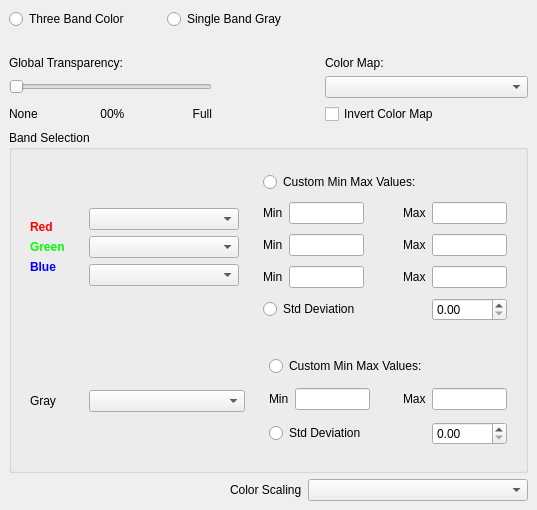
     <widget class="QWidget" name="tabPageSymbology" >
      <attribute name="title" >
       <string>Symbology</string>
      </attribute>
      <layout class="QGridLayout" >
       <property name="margin" >
        <number>9</number>
       </property>
       <property name="spacing" >
        <number>6</number>
       </property>
       <item row="6" column="0" colspan="3" >
        <layout class="QHBoxLayout" >
         <property name="margin" >
          <number>0</number>
         </property>
         <property name="spacing" >
          <number>6</number>
         </property>
         <item>
          <spacer>
           <property name="orientation" >
            <enum>Qt::Horizontal</enum>
           </property>
           <property name="sizeHint" >
            <size>
             <width>40</width>
             <height>20</height>
            </size>
           </property>
          </spacer>
         </item>
         <item>
          <widget class="QLabel" name="textLabel2_6_3" >
           <property name="sizePolicy" >
            <sizepolicy>
             <hsizetype>1</hsizetype>
             <vsizetype>0</vsizetype>
             <horstretch>0</horstretch>
             <verstretch>0</verstretch>
            </sizepolicy>
           </property>
           <property name="layoutDirection" >
            <enum>Qt::LeftToRight</enum>
           </property>
           <property name="text" >
            <string>Color Scaling</string>
           </property>
          </widget>
         </item>
         <item>
          <widget class="QComboBox" name="cboxColorScalingAlgorithm" >
           <property name="sizePolicy" >
            <sizepolicy>
             <hsizetype>7</hsizetype>
             <vsizetype>0</vsizetype>
             <horstretch>0</horstretch>
             <verstretch>0</verstretch>
            </sizepolicy>
           </property>
          </widget>
         </item>
        </layout>
       </item>
       <item row="3" column="0" >
        <widget class="QSlider" name="sliderTransparency" >
         <property name="sizePolicy" >
          <sizepolicy>
           <hsizetype>3</hsizetype>
           <vsizetype>3</vsizetype>
           <horstretch>0</horstretch>
           <verstretch>0</verstretch>
          </sizepolicy>
         </property>
         <property name="maximum" >
          <number>255</number>
         </property>
         <property name="orientation" >
          <enum>Qt::Horizontal</enum>
         </property>
         <property name="tickInterval" >
          <number>25</number>
         </property>
        </widget>
       </item>
       <item row="3" column="2" >
        <widget class="QComboBox" name="cboxColorMap" >
         <property name="sizePolicy" >
          <sizepolicy>
           <hsizetype>7</hsizetype>
           <vsizetype>0</vsizetype>
           <horstretch>0</horstretch>
           <verstretch>0</verstretch>
          </sizepolicy>
         </property>
         <property name="minimumSize" >
          <size>
           <width>150</width>
           <height>0</height>
          </size>
         </property>
        </widget>
       </item>
       <item row="5" column="0" colspan="3" >
        <widget class="QGroupBox" name="groupBox_2" >
         <property name="title" >
          <string>Band Selection</string>
         </property>
         <layout class="QGridLayout" >
          <property name="margin" >
           <number>9</number>
          </property>
          <property name="spacing" >
           <number>6</number>
          </property>
          <item row="1" column="3" >
           <widget class="QFrame" name="frameSingleBandValues" >
            <property name="frameShape" >
             <enum>QFrame::NoFrame</enum>
            </property>
            <property name="frameShadow" >
             <enum>QFrame::Plain</enum>
            </property>
            <layout class="QGridLayout" >
             <property name="margin" >
              <number>9</number>
             </property>
             <property name="spacing" >
              <number>6</number>
             </property>
             <item row="1" column="1" >
              <widget class="QLineEdit" name="leGrayMin" >
               <property name="sizePolicy" >
                <sizepolicy>
                 <hsizetype>1</hsizetype>
                 <vsizetype>0</vsizetype>
                 <horstretch>0</horstretch>
                 <verstretch>0</verstretch>
                </sizepolicy>
               </property>
               <property name="maximumSize" >
                <size>
                 <width>75</width>
                 <height>16777215</height>
                </size>
               </property>
               <property name="baseSize" >
                <size>
                 <width>0</width>
                 <height>0</height>
                </size>
               </property>
               <property name="maxLength" >
                <number>16</number>
               </property>
              </widget>
             </item>
             <item row="1" column="0" >
              <widget class="QLabel" name="lblGrayMin" >
               <property name="sizePolicy" >
                <sizepolicy>
                 <hsizetype>5</hsizetype>
                 <vsizetype>5</vsizetype>
                 <horstretch>0</horstretch>
                 <verstretch>0</verstretch>
                </sizepolicy>
               </property>
               <property name="text" >
                <string>Min</string>
               </property>
              </widget>
             </item>
             <item row="2" column="4" >
              <widget class="QDoubleSpinBox" name="sboxSingleBandStdDev" >
               <property name="maximum" >
                <double>10.000000000000000</double>
               </property>
               <property name="singleStep" >
                <double>0.100000000000000</double>
               </property>
               <property name="value" >
                <double>0.000000000000000</double>
               </property>
              </widget>
             </item>
             <item row="2" column="0" colspan="2" >
              <widget class="QRadioButton" name="rbtnSingleBandStdDev" >
               <property name="text" >
                <string>Std Deviation</string>
               </property>
              </widget>
             </item>
             <item row="2" column="2" colspan="2" >
              <spacer>
               <property name="orientation" >
                <enum>Qt::Horizontal</enum>
               </property>
               <property name="sizeHint" >
                <size>
                 <width>40</width>
                 <height>20</height>
                </size>
               </property>
              </spacer>
             </item>
             <item row="0" column="0" colspan="5" >
              <widget class="QRadioButton" name="rbtnSingleBandMinMax" >
               <property name="text" >
                <string>Custom Min Max Values:</string>
               </property>
              </widget>
             </item>
             <item row="1" column="2" >
              <spacer>
               <property name="orientation" >
                <enum>Qt::Horizontal</enum>
               </property>
               <property name="sizeHint" >
                <size>
                 <width>21</width>
                 <height>20</height>
                </size>
               </property>
              </spacer>
             </item>
             <item row="1" column="4" >
              <widget class="QLineEdit" name="leGrayMax" >
               <property name="sizePolicy" >
                <sizepolicy>
                 <hsizetype>1</hsizetype>
                 <vsizetype>0</vsizetype>
                 <horstretch>0</horstretch>
                 <verstretch>0</verstretch>
                </sizepolicy>
               </property>
               <property name="maximumSize" >
                <size>
                 <width>75</width>
                 <height>16777215</height>
                </size>
               </property>
               <property name="baseSize" >
                <size>
                 <width>0</width>
                 <height>0</height>
                </size>
               </property>
               <property name="maxLength" >
                <number>16</number>
               </property>
              </widget>
             </item>
             <item row="1" column="3" >
              <widget class="QLabel" name="lblGrayMax" >
               <property name="sizePolicy" >
                <sizepolicy>
                 <hsizetype>5</hsizetype>
                 <vsizetype>5</vsizetype>
                 <horstretch>0</horstretch>
                 <verstretch>0</verstretch>
                </sizepolicy>
               </property>
               <property name="text" >
                <string>Max</string>
               </property>
              </widget>
             </item>
            </layout>
           </widget>
          </item>
          <item row="1" column="1" colspan="2" >
           <widget class="QFrame" name="frameSingleBandBands" >
            <property name="frameShape" >
             <enum>QFrame::NoFrame</enum>
            </property>
            <property name="frameShadow" >
             <enum>QFrame::Plain</enum>
            </property>
            <layout class="QVBoxLayout" >
             <property name="margin" >
              <number>9</number>
             </property>
             <property name="spacing" >
              <number>6</number>
             </property>
             <item>
              <spacer>
               <property name="orientation" >
                <enum>Qt::Vertical</enum>
               </property>
               <property name="sizeType" >
                <enum>QSizePolicy::Expanding</enum>
               </property>
               <property name="sizeHint" >
                <size>
                 <width>20</width>
                 <height>40</height>
                </size>
               </property>
              </spacer>
             </item>
             <item>
              <widget class="QComboBox" name="cboGray" >
               <property name="sizePolicy" >
                <sizepolicy>
                 <hsizetype>7</hsizetype>
                 <vsizetype>0</vsizetype>
                 <horstretch>0</horstretch>
                 <verstretch>0</verstretch>
                </sizepolicy>
               </property>
               <property name="minimumSize" >
                <size>
                 <width>150</width>
                 <height>0</height>
                </size>
               </property>
              </widget>
             </item>
             <item>
              <spacer>
               <property name="orientation" >
                <enum>Qt::Vertical</enum>
               </property>
               <property name="sizeHint" >
                <size>
                 <width>20</width>
                 <height>40</height>
                </size>
               </property>
              </spacer>
             </item>
            </layout>
           </widget>
          </item>
          <item row="0" column="2" colspan="2" >
           <widget class="QFrame" name="frameThreeBandValues" >
            <property name="frameShape" >
             <enum>QFrame::NoFrame</enum>
            </property>
            <property name="frameShadow" >
             <enum>QFrame::Plain</enum>
            </property>
            <layout class="QGridLayout" >
             <property name="margin" >
              <number>9</number>
             </property>
             <property name="spacing" >
              <number>6</number>
             </property>
             <item row="3" column="0" >
              <widget class="QLabel" name="lblBlueMin" >
               <property name="sizePolicy" >
                <sizepolicy>
                 <hsizetype>5</hsizetype>
                 <vsizetype>5</vsizetype>
                 <horstretch>0</horstretch>
                 <verstretch>0</verstretch>
                </sizepolicy>
               </property>
               <property name="text" >
                <string>Min</string>
               </property>
              </widget>
             </item>
             <item row="3" column="1" >
              <widget class="QLineEdit" name="leBlueMin" >
               <property name="sizePolicy" >
                <sizepolicy>
                 <hsizetype>1</hsizetype>
                 <vsizetype>0</vsizetype>
                 <horstretch>0</horstretch>
                 <verstretch>0</verstretch>
                </sizepolicy>
               </property>
               <property name="maximumSize" >
                <size>
                 <width>75</width>
                 <height>16777215</height>
                </size>
               </property>
               <property name="baseSize" >
                <size>
                 <width>0</width>
                 <height>0</height>
                </size>
               </property>
               <property name="maxLength" >
                <number>16</number>
               </property>
              </widget>
             </item>
             <item row="2" column="4" >
              <widget class="QLineEdit" name="leGreenMax" >
               <property name="sizePolicy" >
                <sizepolicy>
                 <hsizetype>1</hsizetype>
                 <vsizetype>0</vsizetype>
                 <horstretch>0</horstretch>
                 <verstretch>0</verstretch>
                </sizepolicy>
               </property>
               <property name="maximumSize" >
                <size>
                 <width>75</width>
                 <height>16777215</height>
                </size>
               </property>
               <property name="baseSize" >
                <size>
                 <width>0</width>
                 <height>0</height>
                </size>
               </property>
               <property name="maxLength" >
                <number>16</number>
               </property>
              </widget>
             </item>
             <item row="2" column="0" >
              <widget class="QLabel" name="lblGreenMin" >
               <property name="sizePolicy" >
                <sizepolicy>
                 <hsizetype>5</hsizetype>
                 <vsizetype>5</vsizetype>
                 <horstretch>0</horstretch>
                 <verstretch>0</verstretch>
                </sizepolicy>
               </property>
               <property name="text" >
                <string>Min</string>
               </property>
              </widget>
             </item>
             <item row="0" column="0" colspan="5" >
              <widget class="QRadioButton" name="rbtnThreeBandMinMax" >
               <property name="text" >
                <string>Custom Min Max Values:</string>
               </property>
              </widget>
             </item>
             <item row="4" column="2" colspan="2" >
              <spacer>
               <property name="orientation" >
                <enum>Qt::Horizontal</enum>
               </property>
               <property name="sizeHint" >
                <size>
                 <width>40</width>
                 <height>20</height>
                </size>
               </property>
              </spacer>
             </item>
             <item row="2" column="2" >
              <spacer>
               <property name="orientation" >
                <enum>Qt::Horizontal</enum>
               </property>
               <property name="sizeHint" >
                <size>
                 <width>21</width>
                 <height>20</height>
                </size>
               </property>
              </spacer>
             </item>
             <item row="1" column="3" >
              <widget class="QLabel" name="lblRedMax" >
               <property name="sizePolicy" >
                <sizepolicy>
                 <hsizetype>5</hsizetype>
                 <vsizetype>5</vsizetype>
                 <horstretch>0</horstretch>
                 <verstretch>0</verstretch>
                </sizepolicy>
               </property>
               <property name="text" >
                <string>Max</string>
               </property>
              </widget>
             </item>
             <item row="1" column="2" >
              <spacer>
               <property name="orientation" >
                <enum>Qt::Horizontal</enum>
               </property>
               <property name="sizeHint" >
                <size>
                 <width>21</width>
                 <height>20</height>
                </size>
               </property>
              </spacer>
             </item>
             <item row="3" column="2" >
              <spacer>
               <property name="orientation" >
                <enum>Qt::Horizontal</enum>
               </property>
               <property name="sizeHint" >
                <size>
                 <width>21</width>
                 <height>20</height>
                </size>
               </property>
              </spacer>
             </item>
             <item row="4" column="0" colspan="2" >
              <widget class="QRadioButton" name="rbtnThreeBandStdDev" >
               <property name="text" >
                <string>Std Deviation</string>
               </property>
              </widget>
             </item>
             <item row="3" column="3" >
              <widget class="QLabel" name="lblBlueMax" >
               <property name="sizePolicy" >
                <sizepolicy>
                 <hsizetype>5</hsizetype>
                 <vsizetype>5</vsizetype>
                 <horstretch>0</horstretch>
                 <verstretch>0</verstretch>
                </sizepolicy>
               </property>
               <property name="text" >
                <string>Max</string>
               </property>
              </widget>
             </item>
             <item row="4" column="4" >
              <widget class="QDoubleSpinBox" name="sboxThreeBandStdDev" >
               <property name="maximum" >
                <double>10.000000000000000</double>
               </property>
               <property name="singleStep" >
                <double>0.100000000000000</double>
               </property>
               <property name="value" >
                <double>0.000000000000000</double>
               </property>
              </widget>
             </item>
             <item row="2" column="3" >
              <widget class="QLabel" name="lblGreenMax" >
               <property name="sizePolicy" >
                <sizepolicy>
                 <hsizetype>5</hsizetype>
                 <vsizetype>5</vsizetype>
                 <horstretch>0</horstretch>
                 <verstretch>0</verstretch>
                </sizepolicy>
               </property>
               <property name="text" >
                <string>Max</string>
               </property>
              </widget>
             </item>
             <item row="2" column="1" >
              <widget class="QLineEdit" name="leGreenMin" >
               <property name="sizePolicy" >
                <sizepolicy>
                 <hsizetype>1</hsizetype>
                 <vsizetype>0</vsizetype>
                 <horstretch>0</horstretch>
                 <verstretch>0</verstretch>
                </sizepolicy>
               </property>
               <property name="maximumSize" >
                <size>
                 <width>75</width>
                 <height>16777215</height>
                </size>
               </property>
               <property name="baseSize" >
                <size>
                 <width>0</width>
                 <height>0</height>
                </size>
               </property>
               <property name="maxLength" >
                <number>16</number>
               </property>
              </widget>
             </item>
             <item row="1" column="1" >
              <widget class="QLineEdit" name="leRedMin" >
               <property name="sizePolicy" >
                <sizepolicy>
                 <hsizetype>1</hsizetype>
                 <vsizetype>0</vsizetype>
                 <horstretch>0</horstretch>
                 <verstretch>0</verstretch>
                </sizepolicy>
               </property>
               <property name="maximumSize" >
                <size>
                 <width>75</width>
                 <height>16777215</height>
                </size>
               </property>
               <property name="baseSize" >
                <size>
                 <width>0</width>
                 <height>0</height>
                </size>
               </property>
               <property name="maxLength" >
                <number>16</number>
               </property>
              </widget>
             </item>
             <item row="3" column="4" >
              <widget class="QLineEdit" name="leBlueMax" >
               <property name="sizePolicy" >
                <sizepolicy>
                 <hsizetype>1</hsizetype>
                 <vsizetype>0</vsizetype>
                 <horstretch>0</horstretch>
                 <verstretch>0</verstretch>
                </sizepolicy>
               </property>
               <property name="maximumSize" >
                <size>
                 <width>75</width>
                 <height>16777215</height>
                </size>
               </property>
               <property name="baseSize" >
                <size>
                 <width>0</width>
                 <height>0</height>
                </size>
               </property>
               <property name="maxLength" >
                <number>16</number>
               </property>
              </widget>
             </item>
             <item row="1" column="0" >
              <widget class="QLabel" name="lblRedMin" >
               <property name="sizePolicy" >
                <sizepolicy>
                 <hsizetype>5</hsizetype>
                 <vsizetype>5</vsizetype>
                 <horstretch>0</horstretch>
                 <verstretch>0</verstretch>
                </sizepolicy>
               </property>
               <property name="text" >
                <string>Min</string>
               </property>
              </widget>
             </item>
             <item row="1" column="4" >
              <widget class="QLineEdit" name="leRedMax" >
               <property name="sizePolicy" >
                <sizepolicy>
                 <hsizetype>1</hsizetype>
                 <vsizetype>0</vsizetype>
                 <horstretch>0</horstretch>
                 <verstretch>0</verstretch>
                </sizepolicy>
               </property>
               <property name="maximumSize" >
                <size>
                 <width>75</width>
                 <height>16777215</height>
                </size>
               </property>
               <property name="baseSize" >
                <size>
                 <width>0</width>
                 <height>0</height>
                </size>
               </property>
               <property name="maxLength" >
                <number>16</number>
               </property>
              </widget>
             </item>
            </layout>
           </widget>
          </item>
          <item row="0" column="0" >
           <widget class="QFrame" name="frameThreeBandLabels" >
            <property name="frameShape" >
             <enum>QFrame::NoFrame</enum>
            </property>
            <property name="frameShadow" >
             <enum>QFrame::Plain</enum>
            </property>
            <layout class="QVBoxLayout" >
             <property name="margin" >
              <number>9</number>
             </property>
             <property name="spacing" >
              <number>6</number>
             </property>
             <item>
              <spacer>
               <property name="orientation" >
                <enum>Qt::Vertical</enum>
               </property>
               <property name="sizeType" >
                <enum>QSizePolicy::Expanding</enum>
               </property>
               <property name="sizeHint" >
                <size>
                 <width>20</width>
                 <height>40</height>
                </size>
               </property>
              </spacer>
             </item>
             <item>
              <widget class="QLabel" name="lblRed" >
               <property name="text" >
                <string>&lt;b>&lt;font color="#ff0000">Red&lt;/font>&lt;/b></string>
               </property>
               <property name="buddy" >
                <cstring>cboRed</cstring>
               </property>
              </widget>
             </item>
             <item>
              <widget class="QLabel" name="lblGreen" >
               <property name="text" >
                <string>&lt;b>&lt;font color="#00ff00">Green&lt;/font>&lt;/b></string>
               </property>
               <property name="buddy" >
                <cstring>cboGreen</cstring>
               </property>
              </widget>
             </item>
             <item>
              <widget class="QLabel" name="lblBlue" >
               <property name="text" >
                <string>&lt;b>&lt;font color="#0000ff">Blue&lt;/font>&lt;/b></string>
               </property>
               <property name="buddy" >
                <cstring>cboBlue</cstring>
               </property>
              </widget>
             </item>
             <item>
              <spacer>
               <property name="orientation" >
                <enum>Qt::Vertical</enum>
               </property>
               <property name="sizeHint" >
                <size>
                 <width>20</width>
                 <height>40</height>
                </size>
               </property>
              </spacer>
             </item>
            </layout>
           </widget>
          </item>
          <item row="0" column="1" >
           <widget class="QFrame" name="frameThreeBandBands" >
            <property name="frameShape" >
             <enum>QFrame::NoFrame</enum>
            </property>
            <property name="frameShadow" >
             <enum>QFrame::Plain</enum>
            </property>
            <layout class="QVBoxLayout" >
             <property name="margin" >
              <number>9</number>
             </property>
             <property name="spacing" >
              <number>6</number>
             </property>
             <item>
              <spacer>
               <property name="orientation" >
                <enum>Qt::Vertical</enum>
               </property>
               <property name="sizeType" >
                <enum>QSizePolicy::Expanding</enum>
               </property>
               <property name="sizeHint" >
                <size>
                 <width>20</width>
                 <height>40</height>
                </size>
               </property>
              </spacer>
             </item>
             <item>
              <widget class="QComboBox" name="cboRed" >
               <property name="sizePolicy" >
                <sizepolicy>
                 <hsizetype>7</hsizetype>
                 <vsizetype>0</vsizetype>
                 <horstretch>0</horstretch>
                 <verstretch>0</verstretch>
                </sizepolicy>
               </property>
               <property name="minimumSize" >
                <size>
                 <width>150</width>
                 <height>0</height>
                </size>
               </property>
               <property name="baseSize" >
                <size>
                 <width>100</width>
                 <height>0</height>
                </size>
               </property>
              </widget>
             </item>
             <item>
              <widget class="QComboBox" name="cboGreen" >
               <property name="sizePolicy" >
                <sizepolicy>
                 <hsizetype>7</hsizetype>
                 <vsizetype>0</vsizetype>
                 <horstretch>0</horstretch>
                 <verstretch>0</verstretch>
                </sizepolicy>
               </property>
               <property name="minimumSize" >
                <size>
                 <width>150</width>
                 <height>0</height>
                </size>
               </property>
               <property name="baseSize" >
                <size>
                 <width>0</width>
                 <height>0</height>
                </size>
               </property>
              </widget>
             </item>
             <item>
              <widget class="QComboBox" name="cboBlue" >
               <property name="sizePolicy" >
                <sizepolicy>
                 <hsizetype>7</hsizetype>
                 <vsizetype>0</vsizetype>
                 <horstretch>0</horstretch>
                 <verstretch>0</verstretch>
                </sizepolicy>
               </property>
               <property name="minimumSize" >
                <size>
                 <width>150</width>
                 <height>0</height>
                </size>
               </property>
               <property name="baseSize" >
                <size>
                 <width>100</width>
                 <height>0</height>
                </size>
               </property>
              </widget>
             </item>
             <item>
              <spacer>
               <property name="orientation" >
                <enum>Qt::Vertical</enum>
               </property>
               <property name="sizeHint" >
                <size>
                 <width>20</width>
                 <height>40</height>
                </size>
               </property>
              </spacer>
             </item>
            </layout>
           </widget>
          </item>
          <item row="1" column="0" >
           <widget class="QFrame" name="frameSingleBandLabels" >
            <property name="frameShape" >
             <enum>QFrame::NoFrame</enum>
            </property>
            <property name="frameShadow" >
             <enum>QFrame::Plain</enum>
            </property>
            <layout class="QVBoxLayout" >
             <property name="margin" >
              <number>9</number>
             </property>
             <property name="spacing" >
              <number>6</number>
             </property>
             <item>
              <spacer>
               <property name="orientation" >
                <enum>Qt::Vertical</enum>
               </property>
               <property name="sizeHint" >
                <size>
                 <width>20</width>
                 <height>40</height>
                </size>
               </property>
              </spacer>
             </item>
             <item>
              <widget class="QLabel" name="label" >
               <property name="sizePolicy" >
                <sizepolicy>
                 <hsizetype>4</hsizetype>
                 <vsizetype>5</vsizetype>
                 <horstretch>0</horstretch>
                 <verstretch>0</verstretch>
                </sizepolicy>
               </property>
               <property name="text" >
                <string>Gray</string>
               </property>
              </widget>
             </item>
             <item>
              <spacer>
               <property name="orientation" >
                <enum>Qt::Vertical</enum>
               </property>
               <property name="sizeHint" >
                <size>
                 <width>20</width>
                 <height>40</height>
                </size>
               </property>
              </spacer>
             </item>
            </layout>
           </widget>
          </item>
         </layout>
        </widget>
       </item>
       <item row="0" column="0" colspan="2" >
        <layout class="QHBoxLayout" >
         <property name="margin" >
          <number>0</number>
         </property>
         <property name="spacing" >
          <number>6</number>
         </property>
         <item>
          <widget class="QRadioButton" name="rbtnThreeBand" >
           <property name="text" >
            <string>Three Band Color</string>
           </property>
          </widget>
         </item>
         <item>
          <widget class="QRadioButton" name="rbtnSingleBand" >
           <property name="text" >
            <string>Single Band Gray</string>
           </property>
          </widget>
         </item>
        </layout>
       </item>
       <item row="4" column="0" >
        <layout class="QHBoxLayout" >
         <property name="margin" >
          <number>0</number>
         </property>
         <property name="spacing" >
          <number>6</number>
         </property>
         <item>
          <widget class="QLabel" name="textLabel3" >
           <property name="text" >
            <string>None</string>
           </property>
          </widget>
         </item>
         <item>
          <widget class="QLabel" name="lblTransparencyPercent" >
           <property name="sizePolicy" >
            <sizepolicy>
             <hsizetype>0</hsizetype>
             <vsizetype>5</vsizetype>
             <horstretch>0</horstretch>
             <verstretch>0</verstretch>
            </sizepolicy>
           </property>
           <property name="text" >
            <string> 00%</string>
           </property>
          </widget>
         </item>
         <item>
          <widget class="QLabel" name="textLabel4" >
           <property name="text" >
            <string>&lt;p align="right">Full&lt;/p></string>
           </property>
          </widget>
         </item>
        </layout>
       </item>
       <item row="1" column="0" >
        <spacer>
         <property name="orientation" >
          <enum>Qt::Vertical</enum>
         </property>
         <property name="sizeType" >
          <enum>QSizePolicy::Minimum</enum>
         </property>
         <property name="sizeHint" >
          <size>
           <width>20</width>
           <height>21</height>
          </size>
         </property>
        </spacer>
       </item>
       <item row="4" column="1" >
        <spacer>
         <property name="orientation" >
          <enum>Qt::Horizontal</enum>
         </property>
         <property name="sizeType" >
          <enum>QSizePolicy::Minimum</enum>
         </property>
         <property name="sizeHint" >
          <size>
           <width>101</width>
           <height>20</height>
          </size>
         </property>
        </spacer>
       </item>
       <item row="4" column="2" >
        <widget class="QCheckBox" name="cboxInvertColorMap" >
         <property name="text" >
          <string>Invert Color Map</string>
         </property>
        </widget>
       </item>
       <item row="2" column="0" >
        <widget class="QLabel" name="textLabel2_4_2" >
         <property name="text" >
          <string>Global Transparency:</string>
         </property>
         <property name="buddy" >
          <cstring>sliderTransparency</cstring>
         </property>
        </widget>
       </item>
       <item row="2" column="2" >
        <widget class="QLabel" name="textLabel2_6_2_2" >
         <property name="sizePolicy" >
          <sizepolicy>
           <hsizetype>5</hsizetype>
           <vsizetype>5</vsizetype>
           <horstretch>0</horstretch>
           <verstretch>0</verstretch>
          </sizepolicy>
         </property>
         <property name="text" >
          <string>Color Map:</string>
         </property>
        </widget>
       </item>
      </layout>
     </widget>
